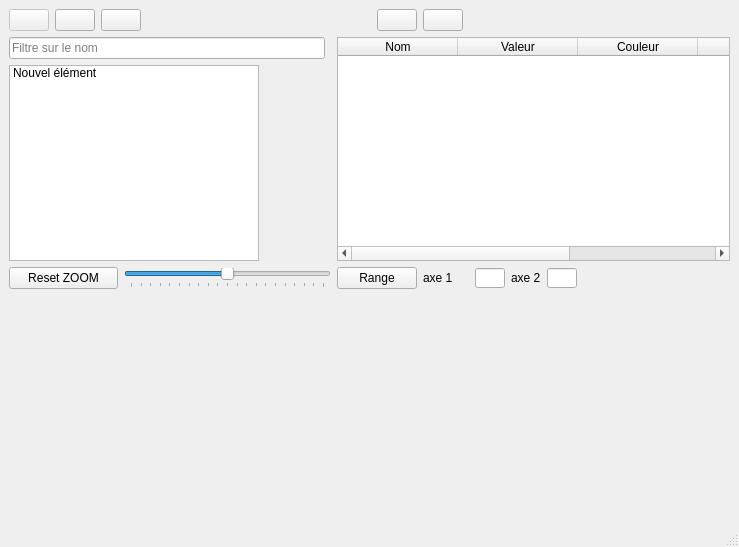
<?xml version="1.0" encoding="UTF-8"?>
<ui version="4.0">
 <class>ihm_DataGraph</class>
 <widget class="QMainWindow" name="ihm_DataGraph">
  <property name="geometry">
   <rect>
    <x>0</x>
    <y>0</y>
    <width>739</width>
    <height>547</height>
   </rect>
  </property>
  <property name="windowTitle">
   <string>MainWindow</string>
  </property>
  <widget class="QWidget" name="centralwidget">
   <layout class="QGridLayout" name="gridLayout">
    <item row="0" column="0">
     <widget class="QPushButton" name="pb_play">
      <property name="enabled">
       <bool>false</bool>
      </property>
      <property name="toolTip">
       <string>Lance ou stoppe le traçage des courbes</string>
      </property>
      <property name="text">
       <string/>
      </property>
      <property name="icon">
       <iconset resource="../../icons.qrc">
        <normaloff>:/icons/player_play.png</normaloff>:/icons/player_play.png</iconset>
      </property>
      <property name="checkable">
       <bool>true</bool>
      </property>
      <property name="autoDefault">
       <bool>false</bool>
      </property>
     </widget>
    </item>
    <item row="0" column="10">
     <widget class="QPushButton" name="pb_up">
      <property name="enabled">
       <bool>true</bool>
      </property>
      <property name="toolTip">
       <string>Monte la variable sélectionnée dans la liste</string>
      </property>
      <property name="text">
       <string/>
      </property>
      <property name="icon">
       <iconset resource="../../icons.qrc">
        <normaloff>:/icons/up.png</normaloff>:/icons/up.png</iconset>
      </property>
      <property name="checkable">
       <bool>false</bool>
      </property>
      <property name="autoDefault">
       <bool>false</bool>
      </property>
     </widget>
    </item>
    <item row="0" column="12" colspan="6">
     <spacer name="horizontalSpacer">
      <property name="orientation">
       <enum>Qt::Horizontal</enum>
      </property>
      <property name="sizeHint" stdset="0">
       <size>
        <width>378</width>
        <height>20</height>
       </size>
      </property>
     </spacer>
    </item>
    <item row="0" column="2" colspan="2">
     <widget class="QPushButton" name="pb_cusor">
      <property name="enabled">
       <bool>true</bool>
      </property>
      <property name="toolTip">
       <string>Affiche ou cache les curseurs</string>
      </property>
      <property name="text">
       <string/>
      </property>
      <property name="icon">
       <iconset resource="../../icons.qrc">
        <normaloff>:/icons/cursor.png</normaloff>:/icons/cursor.png</iconset>
      </property>
      <property name="checkable">
       <bool>true</bool>
      </property>
      <property name="autoDefault">
       <bool>false</bool>
      </property>
     </widget>
    </item>
    <item row="0" column="1">
     <widget class="QPushButton" name="pb_resume">
      <property name="enabled">
       <bool>true</bool>
      </property>
      <property name="toolTip">
       <string>Met en pause le traçage des courbes</string>
      </property>
      <property name="text">
       <string/>
      </property>
      <property name="icon">
       <iconset resource="../../icons.qrc">
        <normaloff>:/icons/player_pause.png</normaloff>:/icons/player_pause.png</iconset>
      </property>
      <property name="checkable">
       <bool>true</bool>
      </property>
      <property name="autoDefault">
       <bool>false</bool>
      </property>
     </widget>
    </item>
    <item row="0" column="11">
     <widget class="QPushButton" name="pb_down">
      <property name="toolTip">
       <string>Descend  la variable sélectionnée dans la liste</string>
      </property>
      <property name="text">
       <string/>
      </property>
      <property name="icon">
       <iconset resource="../../icons.qrc">
        <normaloff>:/icons/down.png</normaloff>:/icons/down.png</iconset>
      </property>
     </widget>
    </item>
    <item row="2" column="0" colspan="9">
     <widget class="QListWidget" name="liste_variables">
      <property name="maximumSize">
       <size>
        <width>250</width>
        <height>16777215</height>
       </size>
      </property>
      <property name="alternatingRowColors">
       <bool>true</bool>
      </property>
      <property name="viewMode">
       <enum>QListView::ListMode</enum>
      </property>
      <property name="uniformItemSizes">
       <bool>false</bool>
      </property>
      <property name="sortingEnabled">
       <bool>true</bool>
      </property>
      <item>
       <property name="text">
        <string>Nouvel élément</string>
       </property>
       <property name="checkState">
        <enum>Unchecked</enum>
       </property>
      </item>
     </widget>
    </item>
    <item row="3" column="0" colspan="3">
     <widget class="QPushButton" name="pb_resetZoom">
      <property name="toolTip">
       <string>Efface le zoom</string>
      </property>
      <property name="text">
       <string>Reset ZOOM</string>
      </property>
     </widget>
    </item>
    <item row="3" column="3" colspan="6">
     <widget class="QSlider" name="sliderZoom">
      <property name="minimum">
       <number>-100</number>
      </property>
      <property name="maximum">
       <number>100</number>
      </property>
      <property name="orientation">
       <enum>Qt::Horizontal</enum>
      </property>
      <property name="tickPosition">
       <enum>QSlider::TicksBelow</enum>
      </property>
     </widget>
    </item>
    <item row="3" column="9" colspan="2">
     <widget class="QPushButton" name="pb_Range">
      <property name="text">
       <string>Range</string>
      </property>
     </widget>
    </item>
    <item row="3" column="11" colspan="2">
     <widget class="QLabel" name="label">
      <property name="text">
       <string>axe 1</string>
      </property>
     </widget>
    </item>
    <item row="3" column="13">
     <widget class="QLineEdit" name="inputRangeAxe1">
      <property name="minimumSize">
       <size>
        <width>30</width>
        <height>20</height>
       </size>
      </property>
      <property name="maximumSize">
       <size>
        <width>50</width>
        <height>20</height>
       </size>
      </property>
     </widget>
    </item>
    <item row="3" column="14">
     <widget class="QLabel" name="label_2">
      <property name="text">
       <string>axe 2</string>
      </property>
     </widget>
    </item>
    <item row="3" column="15">
     <widget class="QLineEdit" name="inputRangeAxe2">
      <property name="minimumSize">
       <size>
        <width>30</width>
        <height>20</height>
       </size>
      </property>
      <property name="maximumSize">
       <size>
        <width>50</width>
        <height>20</height>
       </size>
      </property>
     </widget>
    </item>
    <item row="3" column="16">
     <spacer name="horizontalSpacer_3">
      <property name="orientation">
       <enum>Qt::Horizontal</enum>
      </property>
      <property name="sizeHint" stdset="0">
       <size>
        <width>129</width>
        <height>20</height>
       </size>
      </property>
     </spacer>
    </item>
    <item row="3" column="17">
     <widget class="QLabel" name="label_deltaT">
      <property name="minimumSize">
       <size>
        <width>80</width>
        <height>20</height>
       </size>
      </property>
      <property name="text">
       <string/>
      </property>
     </widget>
    </item>
    <item row="4" column="0" colspan="18">
     <widget class="QCustomPlot" name="customPlot" native="true">
      <property name="minimumSize">
       <size>
        <width>721</width>
        <height>221</height>
       </size>
      </property>
     </widget>
    </item>
    <item row="0" column="4">
     <widget class="QPushButton" name="PB_refresh_liste">
      <property name="toolTip">
       <string>Mise à jour de la liste des variables disponibles</string>
      </property>
      <property name="text">
       <string/>
      </property>
      <property name="icon">
       <iconset resource="../../icons.qrc">
        <normaloff>:/icons/refresh.png</normaloff>:/icons/refresh.png</iconset>
      </property>
      <property name="iconSize">
       <size>
        <width>20</width>
        <height>20</height>
       </size>
      </property>
      <property name="flat">
       <bool>true</bool>
      </property>
     </widget>
    </item>
    <item row="0" column="5">
     <widget class="QPushButton" name="pb_decoche_tout">
      <property name="toolTip">
       <string>Décoche tout</string>
      </property>
      <property name="text">
       <string/>
      </property>
      <property name="icon">
       <iconset resource="../../icons.qrc">
        <normaloff>:/icons/cancel.png</normaloff>:/icons/cancel.png</iconset>
      </property>
      <property name="flat">
       <bool>true</bool>
      </property>
     </widget>
    </item>
    <item row="0" column="6">
     <widget class="QPushButton" name="pb_open_variables_liste">
      <property name="toolTip">
       <string>Charge une liste de variables à observer</string>
      </property>
      <property name="text">
       <string/>
      </property>
      <property name="icon">
       <iconset resource="../../icons.qrc">
        <normaloff>:/icons/open.png</normaloff>:/icons/open.png</iconset>
      </property>
      <property name="flat">
       <bool>true</bool>
      </property>
     </widget>
    </item>
    <item row="0" column="7">
     <widget class="QPushButton" name="pb_save_variables_liste">
      <property name="toolTip">
       <string>Savegarde la liste des variables observées</string>
      </property>
      <property name="text">
       <string/>
      </property>
      <property name="icon">
       <iconset resource="../../icons.qrc">
        <normaloff>:/icons/save.png</normaloff>:/icons/save.png</iconset>
      </property>
      <property name="flat">
       <bool>true</bool>
      </property>
     </widget>
    </item>
    <item row="1" column="0" colspan="8">
     <widget class="QLineEdit" name="filtre_noms_variables">
      <property name="placeholderText">
       <string>Filtre sur le nom</string>
      </property>
     </widget>
    </item>
    <item row="1" column="9" rowspan="2" colspan="9">
     <widget class="QTableWidget" name="table_variables_valeurs">
      <property name="columnCount">
       <number>5</number>
      </property>
      <attribute name="horizontalHeaderVisible">
       <bool>true</bool>
      </attribute>
      <attribute name="horizontalHeaderCascadingSectionResizes">
       <bool>false</bool>
      </attribute>
      <attribute name="horizontalHeaderDefaultSectionSize">
       <number>115</number>
      </attribute>
      <attribute name="horizontalHeaderMinimumSectionSize">
       <number>120</number>
      </attribute>
      <column>
       <property name="text">
        <string>Nom</string>
       </property>
      </column>
      <column>
       <property name="text">
        <string>Valeur</string>
       </property>
      </column>
      <column>
       <property name="text">
        <string>Couleur</string>
       </property>
      </column>
      <column>
       <property name="text">
        <string>Curseur1</string>
       </property>
      </column>
      <column>
       <property name="text">
        <string>Curseur2</string>
       </property>
      </column>
     </widget>
    </item>
   </layout>
  </widget>
  <widget class="QMenuBar" name="menubar">
   <property name="geometry">
    <rect>
     <x>0</x>
     <y>0</y>
     <width>739</width>
     <height>22</height>
    </rect>
   </property>
  </widget>
  <widget class="QStatusBar" name="statusbar"/>
  <action name="actionHelp">
   <property name="text">
    <string>Help</string>
   </property>
  </action>
 </widget>
 <customwidgets>
  <customwidget>
   <class>QCustomPlot</class>
   <extends>QWidget</extends>
   <header location="global">qcustomplot.h</header>
   <container>1</container>
  </customwidget>
 </customwidgets>
 <resources>
  <include location="../../icons.qrc"/>
 </resources>
 <connections/>
</ui>
